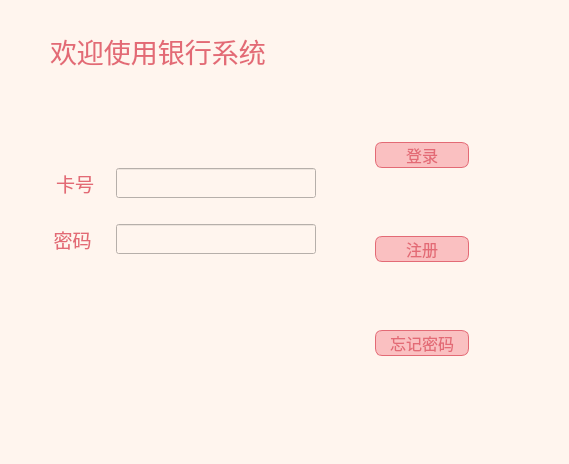
<?xml version="1.0" encoding="UTF-8"?>
<ui version="4.0">
 <class>login</class>
 <widget class="QMainWindow" name="login">
  <property name="geometry">
   <rect>
    <x>0</x>
    <y>0</y>
    <width>569</width>
    <height>464</height>
   </rect>
  </property>
  <property name="sizePolicy">
   <sizepolicy hsizetype="Fixed" vsizetype="Fixed">
    <horstretch>0</horstretch>
    <verstretch>0</verstretch>
   </sizepolicy>
  </property>
  <property name="windowTitle">
   <string>登录</string>
  </property>
  <property name="styleSheet">
   <string notr="true">QLabel{
color:black;
padding: 3px;
}
QWidget{
color:#e36a75;
background-color:#FFF5EE;
}
QPushButton {
background-color:rgb(250, 192, 193);
border-width: 1px;
border-color: #e36a75;
border-style: solid;
border-radius: 7;
padding: 3px;

padding-left: 5px;
padding-right: 5px;
min-width: 82px;
max-width: 80px;
min-height: 18px;
max-height: 18px;
}

</string>
  </property>
  <widget class="QWidget" name="layoutWidget">
   <widget class="QLabel" name="label">
    <property name="geometry">
     <rect>
      <x>40</x>
      <y>30</y>
      <width>351</width>
      <height>41</height>
     </rect>
    </property>
    <property name="font">
     <font>
      <family>华文细黑</family>
      <pointsize>20</pointsize>
     </font>
    </property>
    <property name="text">
     <string>欢迎使用银行系统</string>
    </property>
   </widget>
   <widget class="QWidget" name="layoutWidget">
    <property name="geometry">
     <rect>
      <x>40</x>
      <y>80</y>
      <width>481</width>
      <height>341</height>
     </rect>
    </property>
    <layout class="QHBoxLayout" name="horizontalLayout_3">
     <item>
      <layout class="QVBoxLayout" name="verticalLayout_3">
       <item>
        <spacer name="verticalSpacer_2">
         <property name="orientation">
          <enum>Qt::Vertical</enum>
         </property>
         <property name="sizeHint" stdset="0">
          <size>
           <width>20</width>
           <height>40</height>
          </size>
         </property>
        </spacer>
       </item>
       <item>
        <layout class="QVBoxLayout" name="verticalLayout_2">
         <item>
          <layout class="QHBoxLayout" name="horizontalLayout">
           <item>
            <widget class="QLabel" name="label_2">
             <property name="minimumSize">
              <size>
               <width>70</width>
               <height>50</height>
              </size>
             </property>
             <property name="font">
              <font>
               <family>微软雅黑</family>
               <pointsize>14</pointsize>
              </font>
             </property>
             <property name="text">
              <string> 卡号 </string>
             </property>
             <property name="alignment">
              <set>Qt::AlignCenter</set>
             </property>
            </widget>
           </item>
           <item>
            <widget class="QLineEdit" name="username">
             <property name="minimumSize">
              <size>
               <width>200</width>
               <height>30</height>
              </size>
             </property>
            </widget>
           </item>
          </layout>
         </item>
         <item>
          <layout class="QHBoxLayout" name="horizontalLayout_2">
           <item>
            <widget class="QLabel" name="label_3">
             <property name="minimumSize">
              <size>
               <width>70</width>
               <height>50</height>
              </size>
             </property>
             <property name="font">
              <font>
               <family>微软雅黑</family>
               <pointsize>14</pointsize>
               <italic>false</italic>
              </font>
             </property>
             <property name="text">
              <string> 密码  </string>
             </property>
             <property name="alignment">
              <set>Qt::AlignCenter</set>
             </property>
            </widget>
           </item>
           <item>
            <widget class="QLineEdit" name="password">
             <property name="minimumSize">
              <size>
               <width>200</width>
               <height>30</height>
              </size>
             </property>
             <property name="echoMode">
              <enum>QLineEdit::Password</enum>
             </property>
            </widget>
           </item>
          </layout>
         </item>
        </layout>
       </item>
       <item>
        <spacer name="verticalSpacer_3">
         <property name="orientation">
          <enum>Qt::Vertical</enum>
         </property>
         <property name="sizeHint" stdset="0">
          <size>
           <width>20</width>
           <height>40</height>
          </size>
         </property>
        </spacer>
       </item>
       <item>
        <spacer name="verticalSpacer">
         <property name="orientation">
          <enum>Qt::Vertical</enum>
         </property>
         <property name="sizeHint" stdset="0">
          <size>
           <width>20</width>
           <height>40</height>
          </size>
         </property>
        </spacer>
       </item>
      </layout>
     </item>
     <item>
      <spacer name="horizontalSpacer">
       <property name="orientation">
        <enum>Qt::Horizontal</enum>
       </property>
       <property name="sizeHint" stdset="0">
        <size>
         <width>40</width>
         <height>20</height>
        </size>
       </property>
      </spacer>
     </item>
     <item>
      <layout class="QVBoxLayout" name="verticalLayout">
       <item>
        <widget class="QPushButton" name="pushButton">
         <property name="minimumSize">
          <size>
           <width>120</width>
           <height>35</height>
          </size>
         </property>
         <property name="font">
          <font>
           <family>微软雅黑 Light</family>
           <pointsize>12</pointsize>
          </font>
         </property>
         <property name="styleSheet">
          <string notr="true"/>
         </property>
         <property name="text">
          <string>登录</string>
         </property>
         <property name="icon">
          <iconset resource="icons.qrc">
           <normaloff>:/icon/icons/login.png</normaloff>:/icon/icons/login.png</iconset>
         </property>
         <property name="iconSize">
          <size>
           <width>20</width>
           <height>20</height>
          </size>
         </property>
        </widget>
       </item>
       <item>
        <widget class="QPushButton" name="pushButton_2">
         <property name="minimumSize">
          <size>
           <width>120</width>
           <height>35</height>
          </size>
         </property>
         <property name="font">
          <font>
           <family>微软雅黑 Light</family>
           <pointsize>12</pointsize>
          </font>
         </property>
         <property name="text">
          <string>注册</string>
         </property>
         <property name="icon">
          <iconset resource="icons.qrc">
           <normaloff>:/icon/icons/reg.png</normaloff>:/icon/icons/reg.png</iconset>
         </property>
         <property name="iconSize">
          <size>
           <width>20</width>
           <height>20</height>
          </size>
         </property>
        </widget>
       </item>
       <item>
        <widget class="QPushButton" name="pushButton_3">
         <property name="minimumSize">
          <size>
           <width>120</width>
           <height>35</height>
          </size>
         </property>
         <property name="font">
          <font>
           <family>微软雅黑 Light</family>
           <pointsize>12</pointsize>
          </font>
         </property>
         <property name="text">
          <string>忘记密码</string>
         </property>
         <property name="icon">
          <iconset resource="icons.qrc">
           <normaloff>:/icon/icons/forget.png</normaloff>:/icon/icons/forget.png</iconset>
         </property>
         <property name="iconSize">
          <size>
           <width>20</width>
           <height>20</height>
          </size>
         </property>
        </widget>
       </item>
      </layout>
     </item>
     <item>
      <spacer name="horizontalSpacer_2">
       <property name="orientation">
        <enum>Qt::Horizontal</enum>
       </property>
       <property name="sizeHint" stdset="0">
        <size>
         <width>40</width>
         <height>20</height>
        </size>
       </property>
      </spacer>
     </item>
    </layout>
   </widget>
  </widget>
 </widget>
 <resources>
  <include location="icons.qrc"/>
 </resources>
 <connections/>
</ui>
